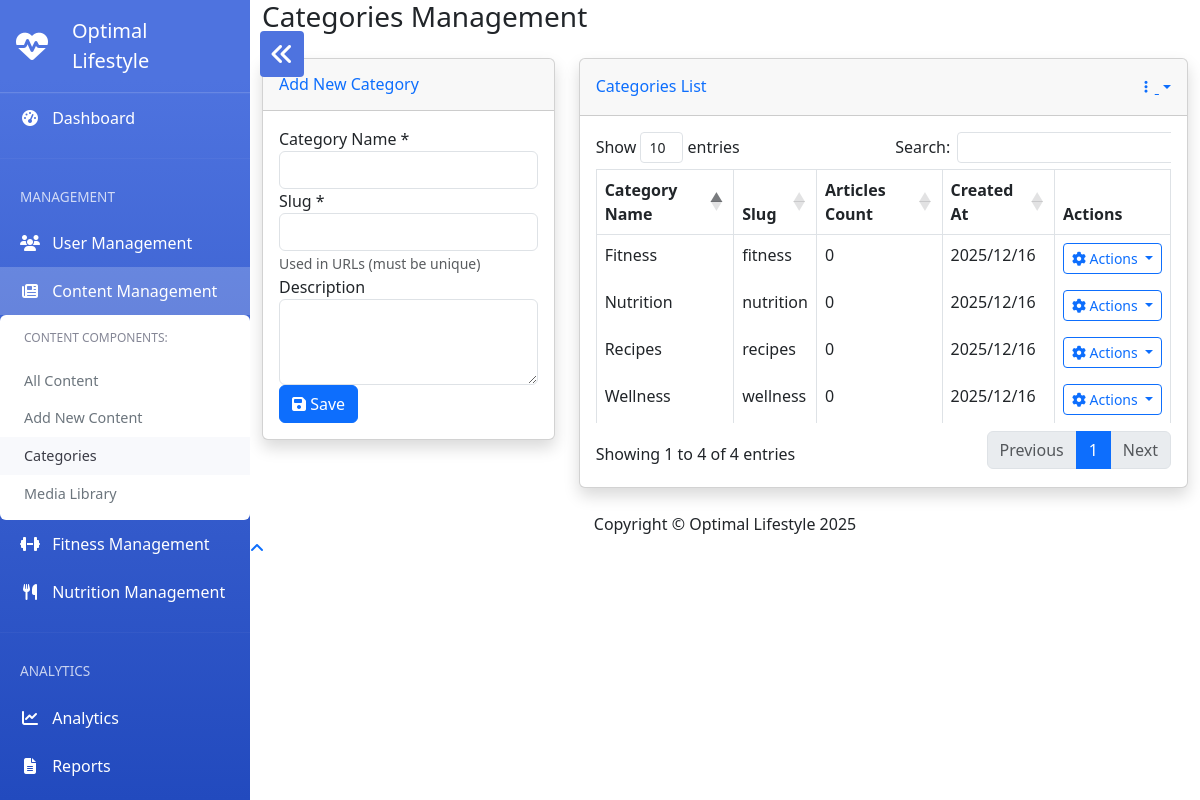
/admin/categories.php (signed in), run on the app's committed database.
### tables this page shows
CREATE TABLE `categories` (
  `category_id` int(11) NOT NULL AUTO_INCREMENT,
  `name` varchar(100) NOT NULL,
  `slug` varchar(100) NOT NULL,
  `description` text DEFAULT NULL,
  `created_at` timestamp NOT NULL DEFAULT CURRENT_TIMESTAMP,
  PRIMARY KEY (`category_id`),
  UNIQUE KEY `slug` (`slug`)
);

### admin/categories.php (the view, shortened to what this page needs)
<?php
require_once 'config/database.php';
$page_title = "Categories Management";
try {
    $categories = $pdo->query("SELECT * FROM categories ORDER BY name")->fetchAll(PDO::FETCH_ASSOC);
} catch (PDOException $e) {
    die("Failed to load categories: " . $e->getMessage());
}
$edit_category = null;
include 'includes/header.php';
include 'includes/sidebar.php';
?>
<div class="container-fluid">
    <div class="d-sm-flex align-items-center justify-content-between mb-4">
        <h1 class="h3 mb-0 text-gray-800"><?= htmlspecialchars($page_title) ?></h1>
    </div>
    <div class="row">
        <div class="col-lg-4">
            <div class="card shadow mb-4">
                <div class="card-header py-3">
                    <h6 class="m-0 font-weight-bold text-primary">
                        <?= $edit_category ? 'Edit Category' : 'Add New Category' ?>
                    </h6>
                </div>
                <div class="card-body">
                    <form method="POST">
                        <div class="form-group">
                            <label for="name">Category Name *</label>
                            <input type="text" class="form-control" id="name" name="name" required
                                   value="<?= htmlspecialchars($edit_category['name'] ?? '') ?>">
                        </div>
                        <div class="form-group">
                            <label for="slug">Slug *</label>
                            <input type="text" class="form-control" id="slug" name="slug" required
                                   value="<?= htmlspecialchars($edit_category['slug'] ?? '') ?>">
                            <small class="form-text text-muted">Used in URLs (must be unique)</small>
                        </div>
                        <div class="form-group">
                            <label for="description">Description</label>
                            <textarea class="form-control" id="description" name="description" rows="3"><?=
                                htmlspecialchars($edit_category['description'] ?? '') ?></textarea>
                        </div>
                        <button type="submit" class="btn btn-primary">
                            <i class="fas fa-save mr-2"></i>
                            <?= $edit_category ? 'Update' : 'Save' ?>
                        </button>
                    </form>
                </div>
            </div>
        </div>
        <div class="col-lg-8">
            <div class="card shadow mb-4">
                <div class="card-header py-3 d-flex flex-row align-items-center justify-content-between">
                    <h6 class="m-0 font-weight-bold text-primary">Categories List</h6>
                    <div class="dropdown no-arrow">
                        <a class="dropdown-toggle" href="#" role="button" id="dropdownMenuLink"
                           data-toggle="dropdown" aria-haspopup="true" aria-expanded="false">
                            <i class="fas fa-ellipsis-v fa-sm fa-fw text-gray-400"></i>
                        </a>
                    </div>
                </div>
                <div class="card-body">
                    <div class="table-responsive">
                        <table class="table table-bordered table-hover" id="dataTable" width="100%" cellspacing="0">
                            <thead class="thead-light">
                                <tr>
                                    <th>Category Name</th>
                                    <th>Slug</th>
                                    <th>Articles Count</th>
                                    <th>Created At</th>
                                    <th>Actions</th>
                                </tr>
                            </thead>
                            <tbody>
                                <?php if (empty($categories)): ?>
                                <tr>
                                    <td colspan="5" class="text-center py-4">No categories found</td>
                                </tr>
                                <?php else: ?>
                                <?php foreach ($categories as $category): ?>
                                <tr>
                                    <td><?= htmlspecialchars($category['name']) ?></td>
                                    <td><?= htmlspecialchars($category['slug']) ?></td>
                                    <td>
                                        <?php
                                        $stmt = $pdo->prepare("SELECT COUNT(*) FROM Articles WHERE category_id = ?");
                                        $stmt->execute([$category['category_id']]);
                                        echo $stmt->fetchColumn();
                                        ?>
                                    </td>
                                    <td><?= date('Y/m/d', strtotime($category['created_at'])) ?></td>
                                    <td>
                                        <div class="dropdown no-arrow">
                                            <button class="btn btn-sm btn-outline-primary dropdown-toggle" type="button"
                                                    id="dropdownMenuButton-<?= $category['category_id'] ?>"
                                                    data-toggle="dropdown" aria-haspopup="true" aria-expanded="false">
                                                <i class="fas fa-cog"></i> Actions
                                            </button>
                                        </div>
                                    </td>
                                </tr>
                                <?php endforeach; ?>
                                <?php endif; ?>
                            </tbody>
                        </table>
                    </div>
                </div>
            </div>
        </div>
    </div>
</div>
<?php include 'includes/footer.php'; ?>
<link href="vendor/datatables/dataTables.bootstrap4.min.css" rel="stylesheet">

### admin/includes/header.php (style rules this page uses)
:root { --primary: #4e73df; --secondary: #858796; --success: #1cc88a; --info: #36b9cc; --warning: #f6c23e; --danger: #e74a3b; --light: #f8f9fc; --dark: #5a5c69; }

### admin/includes/sidebar.php (style rules this page uses)
body { margin-left: 250px; transition: margin-left 0.3s ease; }

### data on the page
categories: name "Fitness", slug "fitness", fetchColumn "0", created_at "2025/12/16"
categories: name "Nutrition", slug "nutrition", fetchColumn "0", created_at "2025/12/16"
categories: name "Recipes", slug "recipes", fetchColumn "0", created_at "2025/12/16"
categories: name "Wellness", slug "wellness", fetchColumn "0", created_at "2025/12/16"
